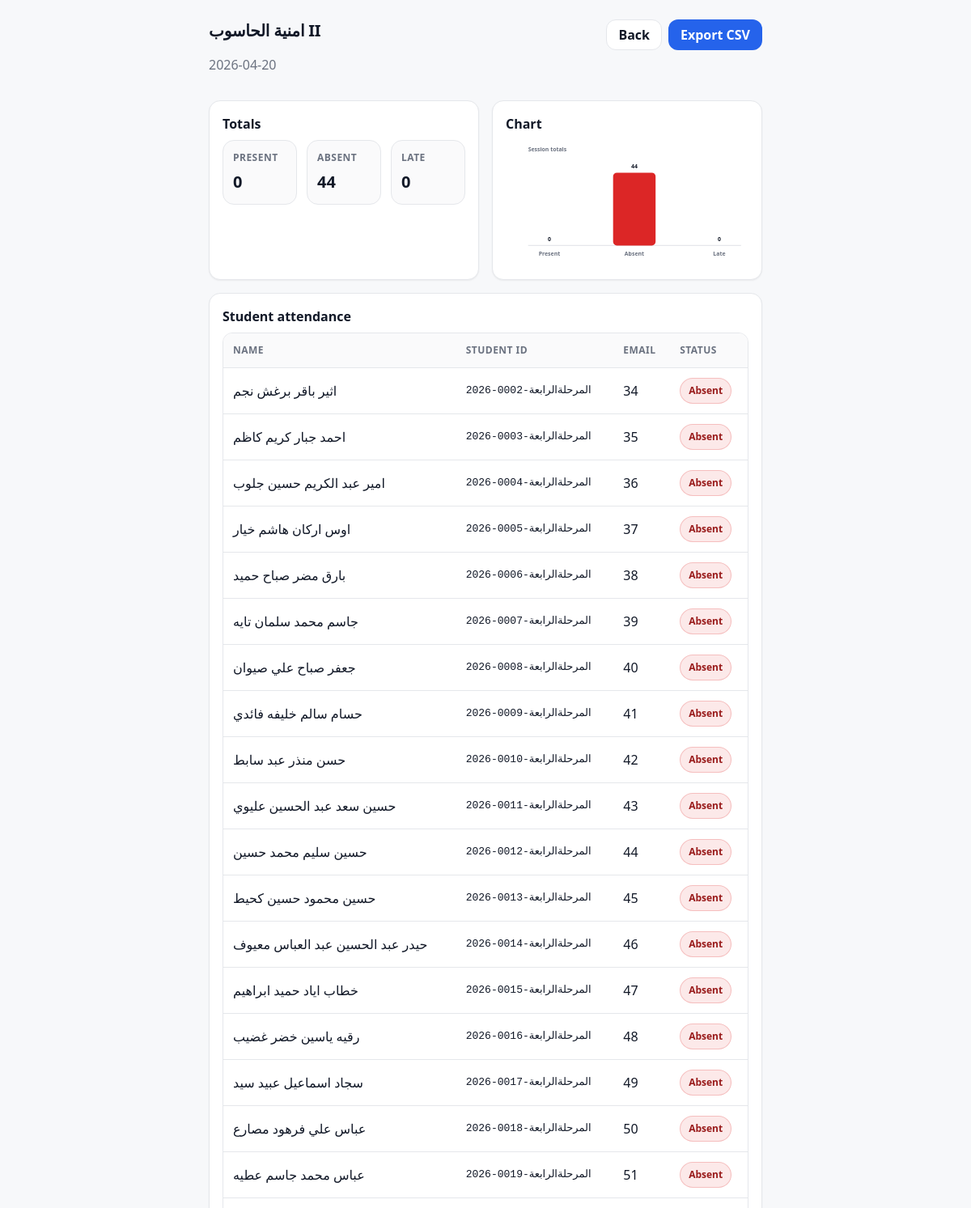
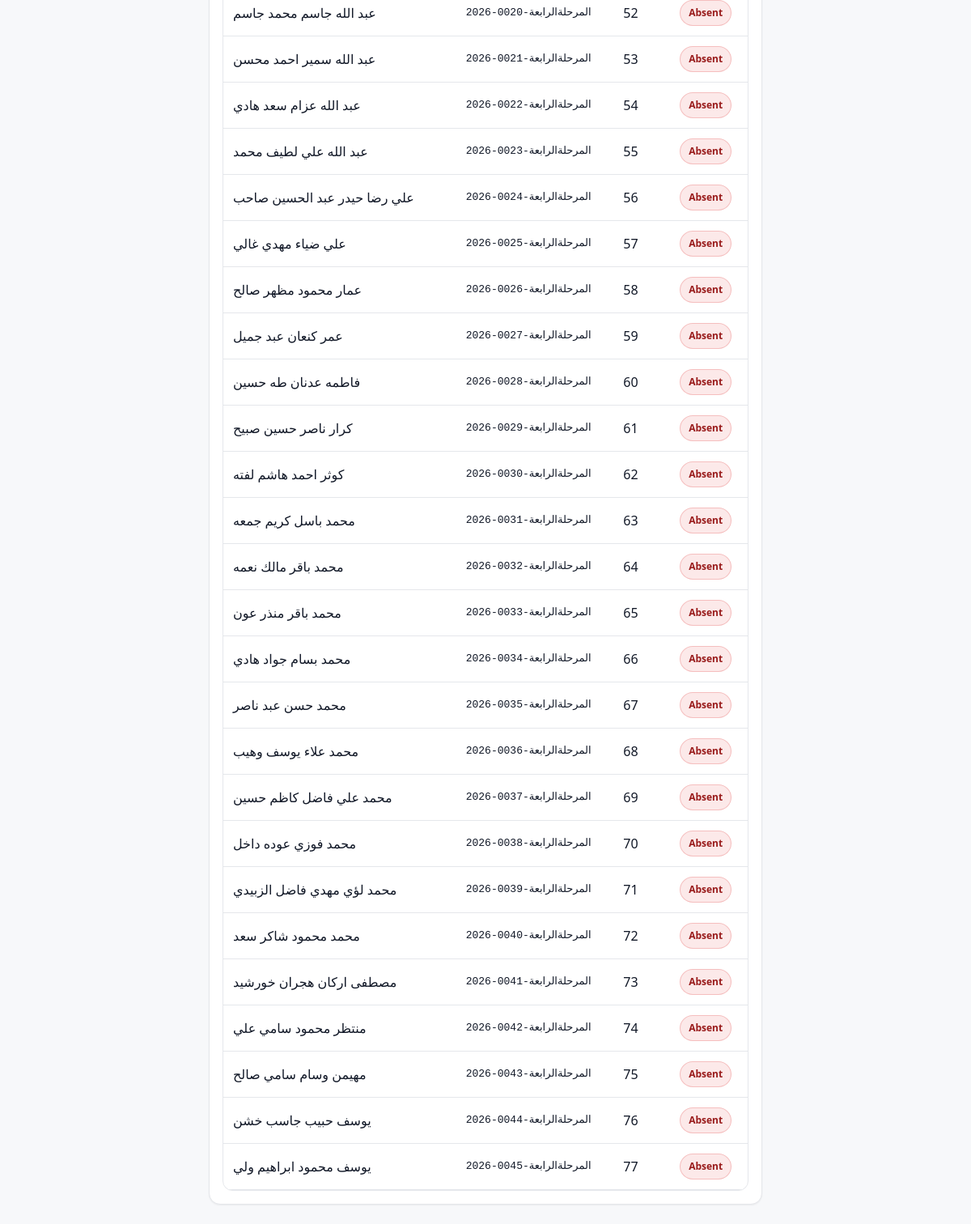
The page /reports/session/8 (signed in) on the database its author committed (2 pictures, top to bottom).
### tables this page shows
CREATE TABLE courses (
            id INTEGER PRIMARY KEY AUTOINCREMENT,
            course_name TEXT NOT NULL,
            teacher_id INTEGER,
            stage_id INTEGER NOT NULL,
            semester_id INTEGER NOT NULL,
            FOREIGN KEY (teacher_id) REFERENCES users (id),
            FOREIGN KEY (stage_id) REFERENCES stages (id),
            FOREIGN KEY (semester_id) REFERENCES semesters (id)
        );

CREATE TABLE attendance (
            id INTEGER PRIMARY KEY AUTOINCREMENT,
            session_id INTEGER NOT NULL,
            student_id INTEGER NOT NULL,
            status TEXT NOT NULL CHECK(status IN ('Present', 'Absent', 'Late')),
            UNIQUE(session_id, student_id),
            FOREIGN KEY (session_id) REFERENCES sessions (id),
            FOREIGN KEY (student_id) REFERENCES students (id)
        );

CREATE TABLE students (
            id INTEGER PRIMARY KEY AUTOINCREMENT,
            name TEXT NOT NULL,
            stage_id INTEGER NOT NULL,
            student_uid TEXT UNIQUE,
            email TEXT UNIQUE,
            created_at TIMESTAMP DEFAULT CURRENT_TIMESTAMP,
            FOREIGN KEY (stage_id) REFERENCES stages (id)
        );

### app.py (the view)
@app.route('/reports/session/<int:session_id>')
@login_required
def session_report(session_id):
    conn = get_db_connection()
    session_row = conn.execute(
        """
        SELECT s.*, c.course_name, c.teacher_id
        FROM sessions s
        JOIN courses c ON s.course_id = c.id
        WHERE s.id = ?
        """,
        (session_id,),
    ).fetchone()
    if not session_row:
        conn.close()
        return redirect(url_for('dashboard'))
    user_role = session.get('role')
    user_id = session.get('user_id')
    if user_role == 'teacher' and session_row['teacher_id'] != user_id:
        log_audit(conn, user_id, 'unauthorized_access', 'session_report', session_id, 'Teacher tried to access unauthorized session report')
        conn.commit()
        conn.close()
        flash(_('Unauthorized.'), 'error')
        return redirect(url_for('dashboard'))
    attendance_records = conn.execute(
        """
        SELECT st.name, st.student_uid, st.email, a.status
        FROM attendance a
        JOIN students st ON a.student_id = st.id
        WHERE a.session_id = ?
        ORDER BY st.name
        """,
        (session_id,),
    ).fetchall()
    totals_rows = conn.execute(
        """
        SELECT status, COUNT(*) as count
        FROM attendance
        WHERE session_id = ?
        GROUP BY status
        """,
        (session_id,),
    ).fetchall()
    totals = {'Present': 0, 'Absent': 0, 'Late': 0}
    for r in totals_rows:
        totals[r['status']] = r['count']
    status_chart = _svg_bar('Session totals', totals)
    conn.close()
    return render_template(
        'session_report.html',
        session=session_row,
        attendance_records=attendance_records,
        totals=totals,
        status_chart=status_chart,
    )

### app.py (called while the page is built)
def get_locale():
    return session.get('lang', 'en')

@app.context_processor
def inject_lang():
    return dict(lang=session.get('lang', 'en'))

def get_db_connection():
    conn = sqlite3.connect('attendance.db')
    conn.row_factory = sqlite3.Row
    conn.execute('PRAGMA foreign_keys = ON')
    return conn

def login_required(f):
    from functools import wraps
    @wraps(f)
    def decorated_function(*args, **kwargs):
        if 'logged_in' not in session:
            return redirect(url_for('login'))
        return f(*args, **kwargs)
    return decorated_function

### templates/session_report.html (shortened to what this page needs)
{% extends "base.html" %}
{% block content %}
<div class="page">
    <div class="page-head">
        <div>
            <h2 class="h2">{{ session.course_name }}</h2>
            <p class="muted">{{ session.session_date }}</p>
        </div>
        <div class="actions">
            <a class="btn btn-secondary" href="{{ url_for('reports', course_id=session.course_id) }}">{{ _('Back') }}</a>
            <a class="btn btn-primary" href="{{ url_for('export_session_csv', session_id=session.id) }}">{{ _('Export CSV') }}</a>
        </div>
    </div>
    <div class="grid two">
        <div class="card">
            <div class="card-title">{{ _('Totals') }}</div>
            <div class="stats">
                <div class="stat">
                    <div class="stat-k">{{ _('Present') }}</div>
                    <div class="stat-v">{{ totals['Present'] }}</div>
                </div>
                <div class="stat">
                    <div class="stat-k">{{ _('Absent') }}</div>
                    <div class="stat-v">{{ totals['Absent'] }}</div>
                </div>
                <div class="stat">
                    <div class="stat-k">{{ _('Late') }}</div>
                    <div class="stat-v">{{ totals['Late'] }}</div>
                </div>
            </div>
        </div>
        <div class="card">
            <div class="card-title">{{ _('Chart') }}</div>
            <div class="chart-wrap">{{ status_chart|safe }}</div>
        </div>
    </div>
    <div class="card">
        <div class="card-title">{{ _('Student attendance') }}</div>
        {% if attendance_records %}
        <div class="table-wrap">
            <table>
                <thead>
                    <tr>
                        <th>{{ _('Name') }}</th>
                        <th>{{ _('Student ID') }}</th>
                        <th>{{ _('Email') }}</th>
                        <th>{{ _('Status') }}</th>
                    </tr>
                </thead>
                <tbody>
                    {% for record in attendance_records %}
                    <tr>
                        <td>{{ record.name }}</td>
                        <td class="mono">{{ record.student_uid or '' }}</td>
                        <td>{{ record.email or '' }}</td>
                        <td><span class="chip chip-{{ record.status|lower }}">{{ record.status }}</span></td>
                    </tr>
                    {% endfor %}
                </tbody>
            </table>
        </div>
        {% else %}
        <div class="empty">
            <div class="empty-title">{{ _('No records found') }}</div>
            <div class="muted">{{ _('Take attendance for this session first.') }}</div>
        </div>
        {% endif %}
    </div>
</div>
{% endblock %}

### static/style.css (style rules this page uses)
* { box-sizing:border-box }
html,body { height:100% }
body { margin:0;font-family:system-ui,-apple-system,Segoe UI,Roboto,Arial,sans-serif;background:#F7F8FA;color:#111827;line-height:1.5 }
:root { --bg:#F7F8FA;--surface:#FFFFFF;--border:#E5E7EB;--text:#111827;--muted:#6B7280;--primary:#2563EB;--primaryHover:#1D4ED8;--green:#16A34A;--red:#DC2626;--amber:#F59E0B;--shadow:0 1px 2px rgba(0,0,0,.06) }
a { color:var(--primary);text-decoration:none }
.page { display:flex;flex-direction:column;gap:16px }
.page-head { display:flex;align-items:flex-start;justify-content:space-between;gap:16px;flex-wrap:wrap }
.actions { display:flex;gap:8px;flex-wrap:wrap }
.h2 { margin:0;font-size:20px;line-height:28px;font-weight:800;letter-spacing:-.01em }
.muted { color:var(--muted) }
.mono { font-family:ui-monospace,SFMono-Regular,Menlo,Monaco,Consolas,monospace;font-size:13px }
.card { background:var(--surface);border:1px solid var(--border);border-radius:14px;box-shadow:var(--shadow);padding:16px }
.card-title { font-weight:700;margin-bottom:8px }
.grid { display:grid;gap:16px }
.grid.two { grid-template-columns:1fr 1fr }
.btn { display:inline-flex;align-items:center;justify-content:center;gap:8px;padding:10px 14px;border-radius:12px;border:1px solid transparent;font-weight:700;cursor:pointer;transition:background 300ms ease,border-color 300ms ease,transform 300ms ease,color 300ms ease;line-height:1 }
.btn-primary { background:var(--primary);color:#fff }
.btn-secondary { background:var(--surface);border-color:var(--border);color:var(--text) }
.table-wrap { overflow:auto;border-radius:12px;border:1px solid var(--border) }
table { width:100%;border-collapse:separate;border-spacing:0 }
th,td { padding:12px 12px;border-bottom:1px solid var(--border);text-align:left;vertical-align:middle }
th { font-size:12px;text-transform:uppercase;letter-spacing:.04em;color:var(--muted);background:#FAFAFB }
.chart-wrap { overflow:auto }
.chart { width:100%;max-width:520px;height:auto }
.chart-title { font-size:12px;fill:var(--muted);font-weight:800 }
.chart-label { font-size:12px;fill:var(--muted);font-weight:700 }
.chart-value { font-size:12px;fill:var(--text);font-weight:800 }
.stats { display:grid;grid-template-columns:repeat(3,1fr);gap:12px }
.stat { border:1px solid var(--border);border-radius:14px;padding:12px;background:#FAFAFB }
.stat-k { font-size:12px;color:var(--muted);font-weight:800;text-transform:uppercase;letter-spacing:.04em }
.stat-v { font-size:20px;font-weight:900;margin-top:6px }
.chip { display:inline-flex;align-items:center;padding:6px 10px;border-radius:999px;font-weight:800;font-size:12px;border:1px solid transparent }
.chip-absent { background:rgba(220,38,38,.10);border-color:rgba(220,38,38,.22);color:#991B1B }

### rows shown on the page
courses: course_name "امنية الحاسوب II"
attendance: name "اثير باقر برغش نجم", student_uid "2026-المرحلةالرابعة-0002", email "34", status "Absent"
attendance: name "احمد جبار كريم كاظم", student_uid "2026-المرحلةالرابعة-0003", email "35", status "Absent"
attendance: name "امير عبد الكريم حسين جلوب", student_uid "2026-المرحلةالرابعة-0004", email "36", status "Absent"
attendance: name "اوس اركان هاشم خيار", student_uid "2026-المرحلةالرابعة-0005", email "37", status "Absent"
attendance: name "بارق مضر صباح حميد", student_uid "2026-المرحلةالرابعة-0006", email "38", status "Absent"
attendance: name "جاسم محمد سلمان تايه", student_uid "2026-المرحلةالرابعة-0007", email "39", status "Absent"
attendance: name "جعفر صباح علي صيوان", student_uid "2026-المرحلةالرابعة-0008", email "40", status "Absent"
attendance: name "حسام سالم خليفه فائدي", student_uid "2026-المرحلةالرابعة-0009", email "41", status "Absent"
attendance: name "حسن منذر عبد سابط", student_uid "2026-المرحلةالرابعة-0010", email "42", status "Absent"
attendance: name "حسين سعد عبد الحسين عليوي", student_uid "2026-المرحلةالرابعة-0011", email "43", status "Absent"
attendance: name "حسين سليم محمد حسين", student_uid "2026-المرحلةالرابعة-0012", email "44", status "Absent"
attendance: name "حسين محمود حسين كحيط", student_uid "2026-المرحلةالرابعة-0013", email "45", status "Absent"
attendance: name "حيدر عبد الحسين عبد العباس معيوف", student_uid "2026-المرحلةالرابعة-0014", email "46", status "Absent"
attendance: name "خطاب اياد حميد ابراهيم", student_uid "2026-المرحلةالرابعة-0015", email "47", status "Absent"
attendance: name "رقيه ياسين خضر غضيب", student_uid "2026-المرحلةالرابعة-0016", email "48", status "Absent"
attendance: name "سجاد اسماعيل عبيد سيد", student_uid "2026-المرحلةالرابعة-0017", email "49", status "Absent"
attendance: name "عباس علي فرهود مصارع", student_uid "2026-المرحلةالرابعة-0018", email "50", status "Absent"
attendance: name "عباس محمد جاسم عطيه", student_uid "2026-المرحلةالرابعة-0019", email "51", status "Absent"
attendance: name "عبد الله جاسم محمد جاسم", student_uid "2026-المرحلةالرابعة-0020", email "52", status "Absent"
attendance: name "عبد الله سمير احمد محسن", student_uid "2026-المرحلةالرابعة-0021", email "53", status "Absent"
attendance: name "عبد الله عزام سعد هادي", student_uid "2026-المرحلةالرابعة-0022", email "54", status "Absent"
attendance: name "عبد الله علي لطيف محمد", student_uid "2026-المرحلةالرابعة-0023", email "55", status "Absent"
attendance: name "علي رضا حيدر عبد الحسين صاحب", student_uid "2026-المرحلةالرابعة-0024", email "56", status "Absent"
attendance: name "علي ضياء مهدي غالي", student_uid "2026-المرحلةالرابعة-0025", email "57", status "Absent"
attendance: name "عمار محمود مظهر صالح", student_uid "2026-المرحلةالرابعة-0026", email "58", status "Absent"
attendance: name "عمر كنعان عبد جميل", student_uid "2026-المرحلةالرابعة-0027", email "59", status "Absent"
attendance: name "فاطمه عدنان طه حسين", student_uid "2026-المرحلةالرابعة-0028", email "60", status "Absent"
attendance: name "كرار ناصر حسين صبيح", student_uid "2026-المرحلةالرابعة-0029", email "61", status "Absent"
attendance: name "كوثر احمد هاشم لفته", student_uid "2026-المرحلةالرابعة-0030", email "62", status "Absent"
attendance: name "محمد باسل كريم جمعه", student_uid "2026-المرحلةالرابعة-0031", email "63", status "Absent"
attendance: name "محمد باقر مالك نعمه", student_uid "2026-المرحلةالرابعة-0032", email "64", status "Absent"
attendance: name "محمد باقر منذر عون", student_uid "2026-المرحلةالرابعة-0033", email "65", status "Absent"
attendance: name "محمد بسام جواد هادي", student_uid "2026-المرحلةالرابعة-0034", email "66", status "Absent"
attendance: name "محمد حسن عبد ناصر", student_uid "2026-المرحلةالرابعة-0035", email "67", status "Absent"
attendance: name "محمد علاء يوسف وهيب", student_uid "2026-المرحلةالرابعة-0036", email "68", status "Absent"
attendance: name "محمد علي فاضل كاظم حسين", student_uid "2026-المرحلةالرابعة-0037", email "69", status "Absent"
attendance: name "محمد فوزي عوده داخل", student_uid "2026-المرحلةالرابعة-0038", email "70", status "Absent"
attendance: name "محمد لؤي مهدي فاضل الزبيدي", student_uid "2026-المرحلةالرابعة-0039", email "71", status "Absent"
attendance: name "محمد محمود شاكر سعد", student_uid "2026-المرحلةالرابعة-0040", email "72", status "Absent"
attendance: name "مصطفى اركان هجران خورشيد", student_uid "2026-المرحلةالرابعة-0041", email "73", status "Absent"
attendance: name "منتظر محمود سامي علي", student_uid "2026-المرحلةالرابعة-0042", email "74", status "Absent"
attendance: name "مهيمن وسام سامي صالح", student_uid "2026-المرحلةالرابعة-0043", email "75", status "Absent"
attendance: name "يوسف حبيب جاسب خشن", student_uid "2026-المرحلةالرابعة-0044", email "76", status "Absent"
attendance: name "يوسف محمود ابراهيم ولي", student_uid "2026-المرحلةالرابعة-0045", email "77", status "Absent"

### other values the page prints
{{ session.session_date }} "2026-04-20"
{{ totals['Present'] }} "0"
{{ totals['Absent'] }} "44"
{{ totals['Late'] }} "0"
{{ status_chart|safe }} "Session totals Present 0 Absent 44 Late 0"
